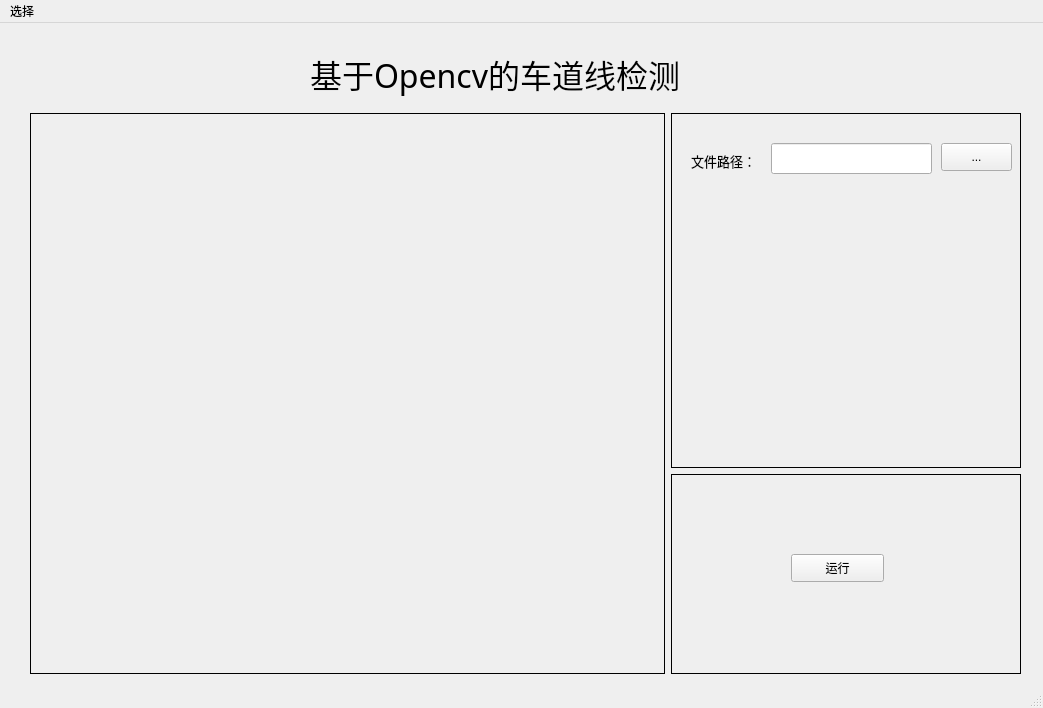
<?xml version="1.0" encoding="UTF-8"?>
<ui version="4.0">
 <class>Laneline</class>
 <widget class="QMainWindow" name="Laneline">
  <property name="geometry">
   <rect>
    <x>0</x>
    <y>0</y>
    <width>1043</width>
    <height>708</height>
   </rect>
  </property>
  <property name="windowTitle">
   <string>MainWindow</string>
  </property>
  <widget class="QWidget" name="centralwidget">
   <widget class="QWidget" name="layoutWidget">
    <property name="geometry">
     <rect>
      <x>30</x>
      <y>90</y>
      <width>991</width>
      <height>561</height>
     </rect>
    </property>
    <layout class="QGridLayout" name="gridLayout_2">
     <item row="1" column="2">
      <widget class="QFrame" name="RSettingFm">
       <property name="maximumSize">
        <size>
         <width>16777215</width>
         <height>200</height>
        </size>
       </property>
       <property name="frameShape">
        <enum>QFrame::Box</enum>
       </property>
       <property name="frameShadow">
        <enum>QFrame::Plain</enum>
       </property>
       <widget class="QPushButton" name="RunBt">
        <property name="geometry">
         <rect>
          <x>120</x>
          <y>80</y>
          <width>93</width>
          <height>28</height>
         </rect>
        </property>
        <property name="text">
         <string>运行</string>
        </property>
       </widget>
      </widget>
     </item>
     <item row="0" column="1" rowspan="2">
      <widget class="QLabel" name="DispLb">
       <property name="enabled">
        <bool>true</bool>
       </property>
       <property name="maximumSize">
        <size>
         <width>800</width>
         <height>800</height>
        </size>
       </property>
       <property name="frameShape">
        <enum>QFrame::Box</enum>
       </property>
       <property name="frameShadow">
        <enum>QFrame::Plain</enum>
       </property>
       <property name="text">
        <string/>
       </property>
      </widget>
     </item>
     <item row="0" column="2">
      <widget class="QFrame" name="SettingFm">
       <property name="maximumSize">
        <size>
         <width>350</width>
         <height>500</height>
        </size>
       </property>
       <property name="frameShape">
        <enum>QFrame::Box</enum>
       </property>
       <property name="frameShadow">
        <enum>QFrame::Plain</enum>
       </property>
       <widget class="QLineEdit" name="PFilePathLiEd">
        <property name="geometry">
         <rect>
          <x>100</x>
          <y>30</y>
          <width>161</width>
          <height>31</height>
         </rect>
        </property>
       </widget>
       <widget class="QLabel" name="PFilePathLab">
        <property name="geometry">
         <rect>
          <x>20</x>
          <y>40</y>
          <width>81</width>
          <height>16</height>
         </rect>
        </property>
        <property name="font">
         <font>
          <family>宋体</family>
          <pointsize>10</pointsize>
         </font>
        </property>
        <property name="text">
         <string>文件路径：</string>
        </property>
       </widget>
       <widget class="QPushButton" name="PFilePathBt">
        <property name="geometry">
         <rect>
          <x>270</x>
          <y>30</y>
          <width>71</width>
          <height>28</height>
         </rect>
        </property>
        <property name="text">
         <string>...</string>
        </property>
       </widget>
      </widget>
     </item>
    </layout>
   </widget>
   <widget class="QLabel" name="TitleLab">
    <property name="geometry">
     <rect>
      <x>310</x>
      <y>20</y>
      <width>451</width>
      <height>61</height>
     </rect>
    </property>
    <property name="maximumSize">
     <size>
      <width>500</width>
      <height>100</height>
     </size>
    </property>
    <property name="font">
     <font>
      <family>宋体</family>
      <pointsize>24</pointsize>
     </font>
    </property>
    <property name="text">
     <string>基于Opencv的车道线检测</string>
    </property>
   </widget>
  </widget>
  <widget class="QMenuBar" name="menubar">
   <property name="geometry">
    <rect>
     <x>0</x>
     <y>0</y>
     <width>1043</width>
     <height>26</height>
    </rect>
   </property>
   <widget class="QMenu" name="menu">
    <property name="title">
     <string>选择</string>
    </property>
    <addaction name="laneaction"/>
    <addaction name="yinaction"/>
   </widget>
   <addaction name="menu"/>
  </widget>
  <widget class="QStatusBar" name="statusbar"/>
  <action name="laneaction">
   <property name="text">
    <string>车道检测</string>
   </property>
  </action>
  <action name="yinaction">
   <property name="text">
    <string>音量控制</string>
   </property>
  </action>
 </widget>
 <resources/>
 <connections/>
</ui>
